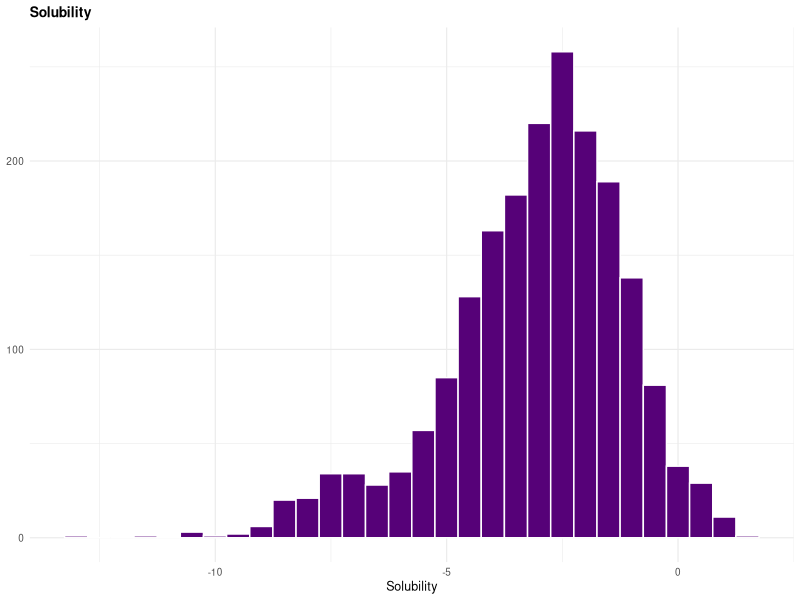
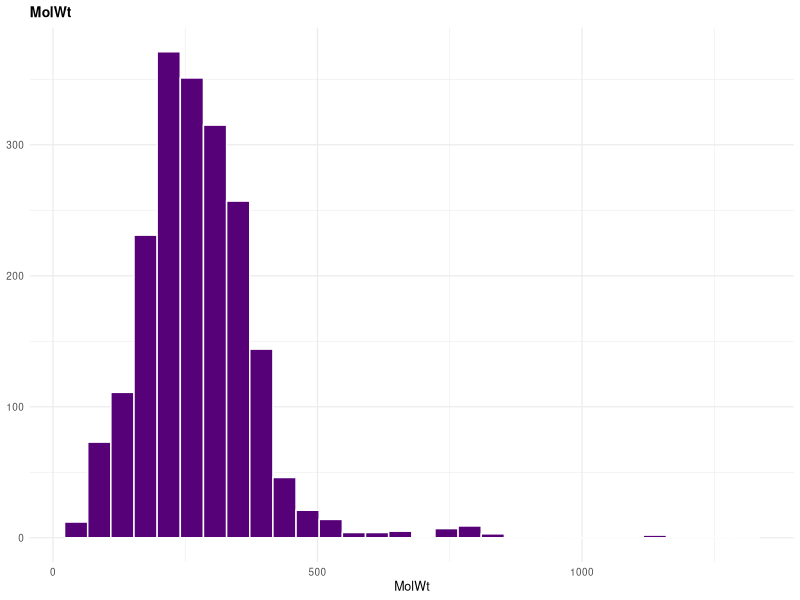
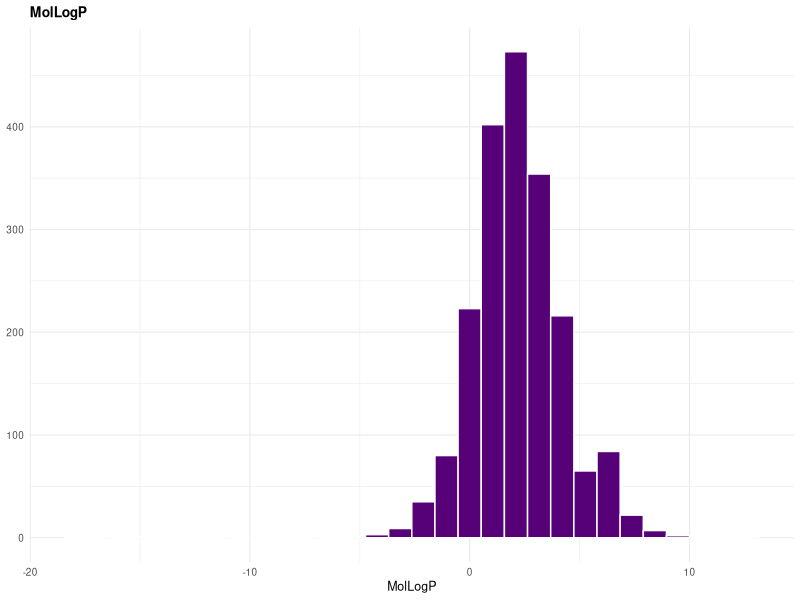
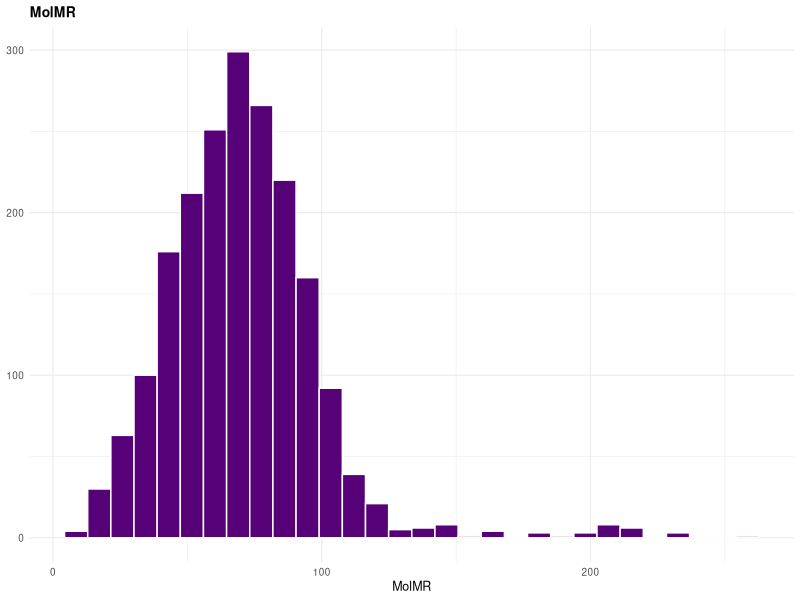
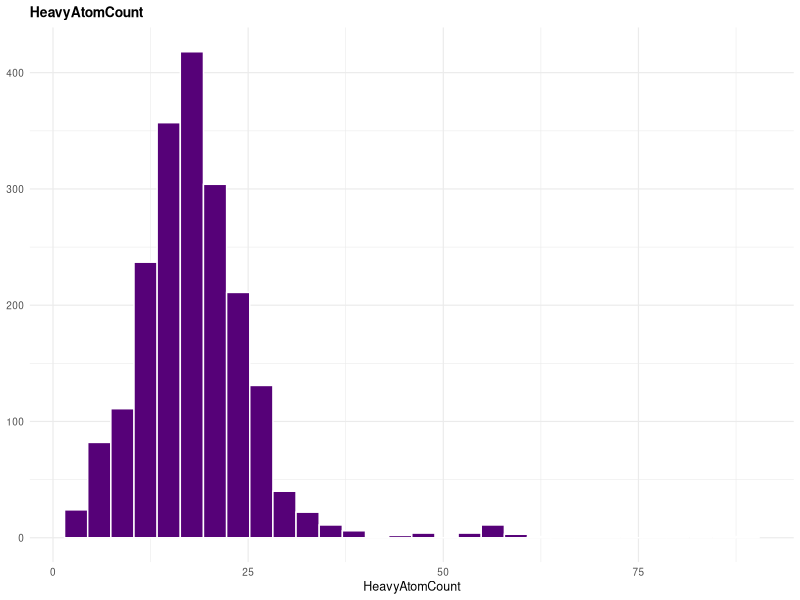
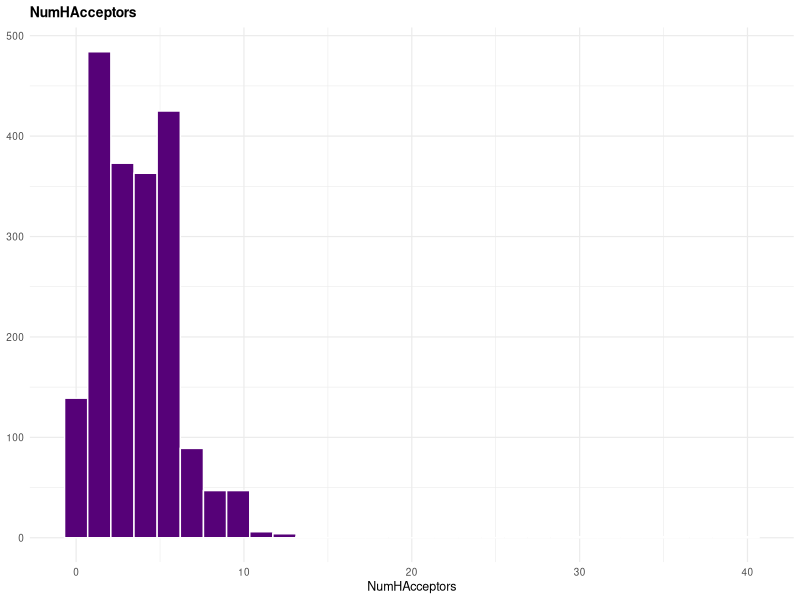
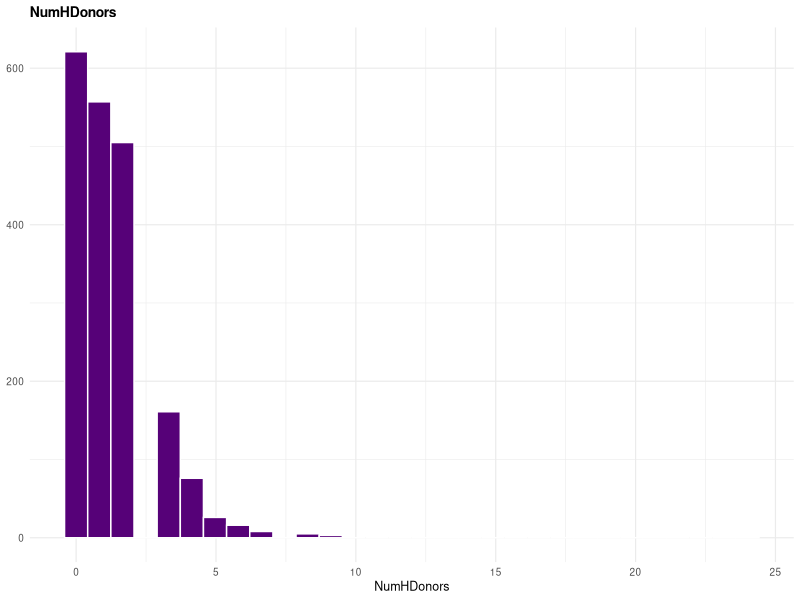
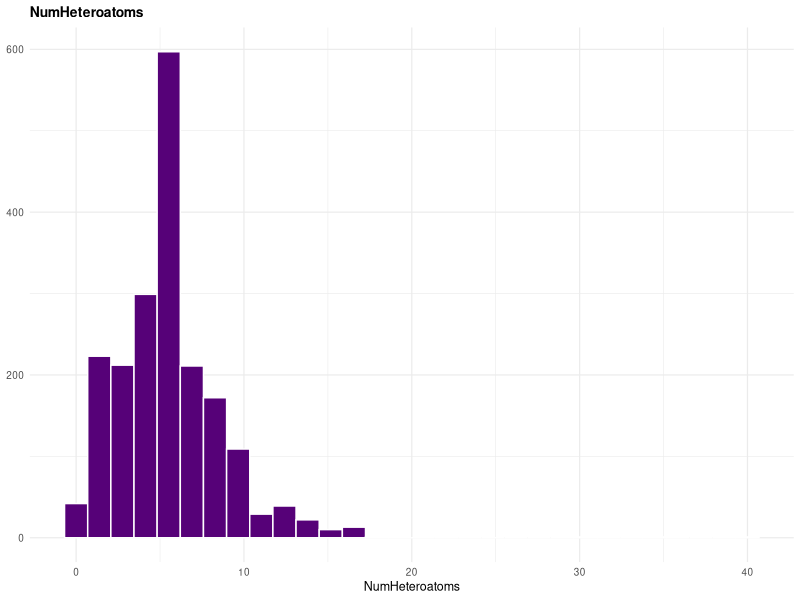

Reproduce these figures in R, in order.
## ---- chunk 1
knitr::opts_chunk$set(echo = TRUE, message = FALSE, warning = FALSE)
## ---- chunk 2
library(tidyverse)
library(patchwork) 
## ---- chunk 3
data <- read.csv("../data/curated-solubility-dataset-5.csv", 
                        sep = ",", header = TRUE)
## ---- chunk 4
str(data, vec.len=2)
## ---- chunk 5
ID_info <- c("ID","Name", "InChI", "InChIKey", "SMILES", "SD", "Ocurrences")
## ---- chunk 6
df = data[,!(names(data) %in% ID_info)]
## ---- chunk 7
str(df, vec.len=2)
## ---- chunk 8
df$Group_num <- NA
## ---- chunk 9
df$Group_num[df$Group == "G1"] = 1
df$Group_num[df$Group == "G2"] = 2
df$Group_num[df$Group == "G3"] = 3
df$Group_num[df$Group == "G4"] = 4
df$Group_num[df$Group == "G5"] = 5
## ---- chunk 10
table(df$Group_num)
## ---- chunk 11
df = subset(df, select = -c(Group))
## ---- chunk 12
#| label: Histograms
plots <- lapply(names(df), function(column) { 
  ggplot(df, aes(x = .data[[column]])) + 
    geom_histogram(bins = 30, fill = "#560178", color = "white") + 
    labs(title = column, x = column, y = NULL) + 
    theme_minimal(base_size = 9) + 
theme(plot.title = element_text(size = 10, face = "bold")) 
}) 
plots
## ---- chunk 13
df$Lipinski <- NA
## ---- chunk 14
df$Lipinski[df$MolWt < 500 & df$MolLogP < 5 & df$NumHAcceptors < 10 & df$NumHDonors < 5] = 0
df$Lipinski[df$MolWt < 500 & df$MolLogP > 5 & df$NumHAcceptors < 10 & df$NumHDonors < 5] = 1
df$Lipinski[df$MolWt < 500 & df$MolLogP < 5 & df$NumHAcceptors > 10 & df$NumHDonors < 5] = 1
df$Lipinski[df$MolWt < 500 & df$MolLogP < 5 & df$NumHAcceptors < 10 & df$NumHDonors > 5] = 1
df$Lipinski[df$MolWt > 500 & df$MolLogP < 5 & df$NumHAcceptors < 10 & df$NumHDonors < 5] = 1
df$Lipinski[df$MolWt > 500 & df$MolLogP > 5 & df$NumHAcceptors < 10 & df$NumHDonors < 5] = 2
df$Lipinski[df$MolWt > 500 & df$MolLogP < 5 & df$NumHAcceptors > 10 & df$NumHDonors < 5] = 2
df$Lipinski[df$MolWt > 500 & df$MolLogP < 5 & df$NumHAcceptors < 10 & df$NumHDonors > 5] = 2
df$Lipinski[df$MolWt < 500 & df$MolLogP > 5 & df$NumHAcceptors > 10 & df$NumHDonors < 5] = 2
df$Lipinski[df$MolWt < 500 & df$MolLogP > 5 & df$NumHAcceptors < 10 & df$NumHDonors > 5] = 2
df$Lipinski[df$MolWt < 500 & df$MolLogP < 5 & df$NumHAcceptors > 10 & df$NumHDonors > 5] = 2
df$Lipinski[df$MolWt > 500 & df$MolLogP > 5 & df$NumHAcceptors > 10 & df$NumHDonors < 5] = 3
df$Lipinski[df$MolWt > 500 & df$MolLogP < 5 & df$NumHAcceptors > 10 & df$NumHDonors > 5] = 3
df$Lipinski[df$MolWt < 500 & df$MolLogP > 5 & df$NumHAcceptors > 10 & df$NumHDonors > 5] = 3
df$Lipinski[df$MolWt > 500 & df$MolLogP > 5 & df$NumHAcceptors > 10 & df$NumHDonors > 5] = 4
## ---- chunk 15
table(df$Lipinski)
## ---- chunk 16
write.csv(df, "df.csv")
